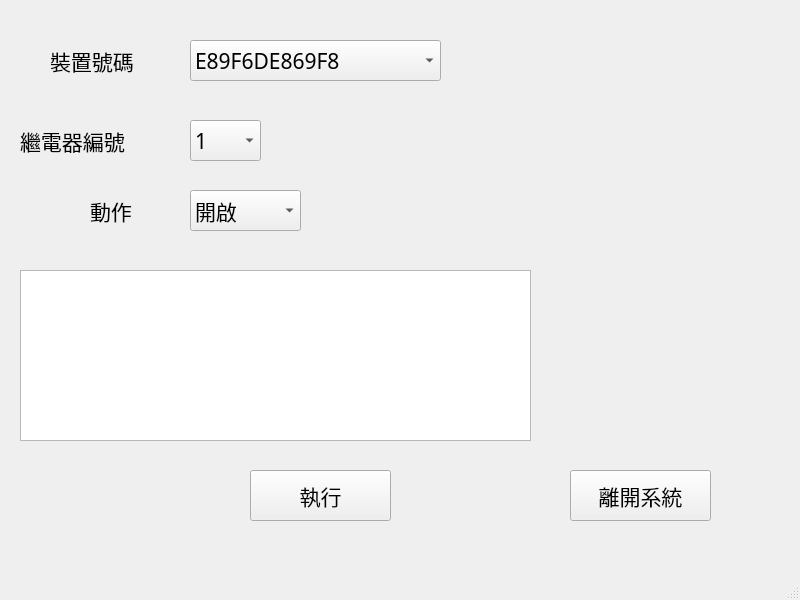
<?xml version="1.0" encoding="UTF-8"?>
<ui version="4.0">
 <class>MainWindow</class>
 <widget class="QMainWindow" name="MainWindow">
  <property name="geometry">
   <rect>
    <x>0</x>
    <y>0</y>
    <width>800</width>
    <height>600</height>
   </rect>
  </property>
  <property name="windowTitle">
   <string>MainWindow</string>
  </property>
  <widget class="QWidget" name="centralwidget">
   <widget class="QLabel" name="label">
    <property name="geometry">
     <rect>
      <x>50</x>
      <y>40</y>
      <width>141</width>
      <height>41</height>
     </rect>
    </property>
    <property name="font">
     <font>
      <family>細明體</family>
      <pointsize>16</pointsize>
     </font>
    </property>
    <property name="text">
     <string>裝置號碼</string>
    </property>
   </widget>
   <widget class="QComboBox" name="macnum">
    <property name="geometry">
     <rect>
      <x>190</x>
      <y>40</y>
      <width>251</width>
      <height>41</height>
     </rect>
    </property>
    <property name="font">
     <font>
      <family>細明體</family>
      <pointsize>16</pointsize>
     </font>
    </property>
    <item>
     <property name="text">
      <string>E89F6DE869F8</string>
     </property>
    </item>
    <item>
     <property name="text">
      <string>E89F6DE869F9</string>
     </property>
    </item>
    <item>
     <property name="text">
      <string>E89F6DE869FA</string>
     </property>
    </item>
   </widget>
   <widget class="QPushButton" name="sysexit">
    <property name="geometry">
     <rect>
      <x>570</x>
      <y>470</y>
      <width>141</width>
      <height>51</height>
     </rect>
    </property>
    <property name="font">
     <font>
      <family>細明體</family>
      <pointsize>16</pointsize>
     </font>
    </property>
    <property name="text">
     <string>離開系統</string>
    </property>
   </widget>
   <widget class="QLabel" name="label_2">
    <property name="geometry">
     <rect>
      <x>20</x>
      <y>120</y>
      <width>141</width>
      <height>41</height>
     </rect>
    </property>
    <property name="font">
     <font>
      <family>細明體</family>
      <pointsize>16</pointsize>
     </font>
    </property>
    <property name="text">
     <string>繼電器編號</string>
    </property>
   </widget>
   <widget class="QComboBox" name="relaynum">
    <property name="geometry">
     <rect>
      <x>190</x>
      <y>120</y>
      <width>71</width>
      <height>41</height>
     </rect>
    </property>
    <property name="font">
     <font>
      <family>細明體</family>
      <pointsize>16</pointsize>
     </font>
    </property>
    <item>
     <property name="text">
      <string>1</string>
     </property>
    </item>
    <item>
     <property name="text">
      <string>2</string>
     </property>
    </item>
    <item>
     <property name="text">
      <string>3</string>
     </property>
    </item>
    <item>
     <property name="text">
      <string>4</string>
     </property>
    </item>
   </widget>
   <widget class="QLabel" name="label_3">
    <property name="geometry">
     <rect>
      <x>90</x>
      <y>190</y>
      <width>51</width>
      <height>41</height>
     </rect>
    </property>
    <property name="font">
     <font>
      <family>細明體</family>
      <pointsize>16</pointsize>
     </font>
    </property>
    <property name="text">
     <string>動作</string>
    </property>
   </widget>
   <widget class="QComboBox" name="relayop">
    <property name="geometry">
     <rect>
      <x>190</x>
      <y>190</y>
      <width>111</width>
      <height>41</height>
     </rect>
    </property>
    <property name="font">
     <font>
      <family>細明體</family>
      <pointsize>16</pointsize>
     </font>
    </property>
    <item>
     <property name="text">
      <string>開啟</string>
     </property>
    </item>
    <item>
     <property name="text">
      <string>關閉</string>
     </property>
    </item>
   </widget>
   <widget class="QTextEdit" name="out">
    <property name="geometry">
     <rect>
      <x>20</x>
      <y>270</y>
      <width>511</width>
      <height>171</height>
     </rect>
    </property>
    <property name="font">
     <font>
      <family>細明體</family>
      <pointsize>12</pointsize>
     </font>
    </property>
   </widget>
   <widget class="QPushButton" name="cmd1">
    <property name="geometry">
     <rect>
      <x>250</x>
      <y>470</y>
      <width>141</width>
      <height>51</height>
     </rect>
    </property>
    <property name="font">
     <font>
      <family>細明體</family>
      <pointsize>16</pointsize>
     </font>
    </property>
    <property name="text">
     <string>執行</string>
    </property>
   </widget>
  </widget>
  <widget class="QMenuBar" name="menubar">
   <property name="geometry">
    <rect>
     <x>0</x>
     <y>0</y>
     <width>800</width>
     <height>25</height>
    </rect>
   </property>
  </widget>
  <widget class="QStatusBar" name="statusbar"/>
 </widget>
 <resources/>
 <connections/>
</ui>
